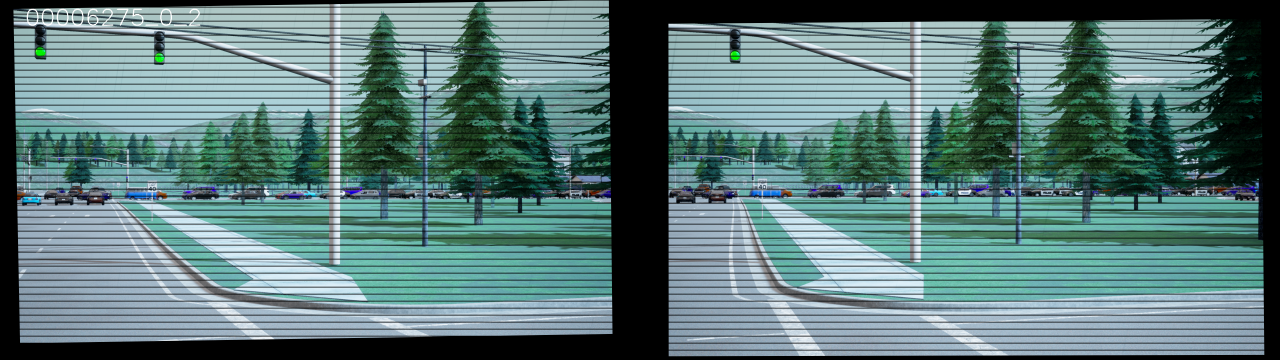
#> input picture assets/prediction.png, 2560 x 720 px (shown at 1/2 size)
$ python make_overlay_video.py --input_folder1 assets --input_folder2 assets --output_file out.avi
#> lines starting #> are read from the running program, lines starting #| are printed output that depends on the picture
import cv2
import os
import argparse
import numpy as np
from tqdm import tqdm

def overlay_images(input_folder1, input_folder2, output_file, fps=30, target_width=1024, target_height=512, overlay=False):
    # Get the list of PNG files in the first input folder
#> called with input_folder1 = 'assets', input_folder2 = 'assets', output_file = 'out.avi', fps = 30, target_width = 1024, target_height = 512, overlay = False
    image_files1 = [f for f in os.listdir(input_folder1) if f.endswith('.png')]

    # Sort the image files based on their names
    image_files1.sort()

    # Get the list of PNG files in the second input folder
    image_files2 = [f for f in os.listdir(input_folder2) if f.endswith('.png')]

    # Sort the image files based on their names
    image_files2.sort()

    # Ensure that both input folders have the same number of images
    if len(image_files1) != len(image_files2):
        raise ValueError("Input folders must have the same number of images.")

    # Read the dimensions of the first image to set video dimensions
    first_image = cv2.imread(os.path.join(input_folder1, image_files1[0]))
#> first_image is the input picture: shape (720, 2560, 3); mean B, G, R 121.4, 122.1, 91.9
    height, width, layers = first_image.shape
#> height = 720; width = 2560; layers = 3

    if overlay:
        # Resize dimensions
        resize_dimensions = (target_width, target_height)
    else:
        resize_dimensions = (target_width*2, target_height)

    # Define the codec and create a VideoWriter object
    fourcc = cv2.VideoWriter_fourcc(*'mp4v')
    video = cv2.VideoWriter(output_file, fourcc, fps, resize_dimensions)

    # Iterate through the sorted image files, overlay images, resize them, and add to the video
    for image_file1, image_file2 in tqdm(zip(sorted(image_files1), sorted(image_files2))):
        image_path1 = os.path.join(input_folder1, image_file1)
        image_path2 = os.path.join(input_folder2, image_file2)

        frame1 = cv2.imread(image_path1)
        frame2 = cv2.imread(image_path2)

        if overlay:
            # Overlay images with the same name
            overlay_frame = cv2.addWeighted(frame1, 0.5, frame2, 0.5, 0)
        else:
            overlay_frame = np.hstack([frame1, frame2])
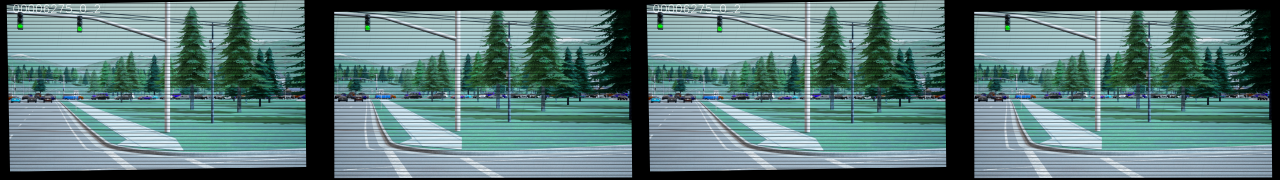
#> overlay_frame: shape (720, 5120, 3) (shown at 1/4 size); mean B, G, R 121.4, 122.1, 91.9


        # Resize the overlayed frame
        resized_frame = cv2.resize(overlay_frame, resize_dimensions)
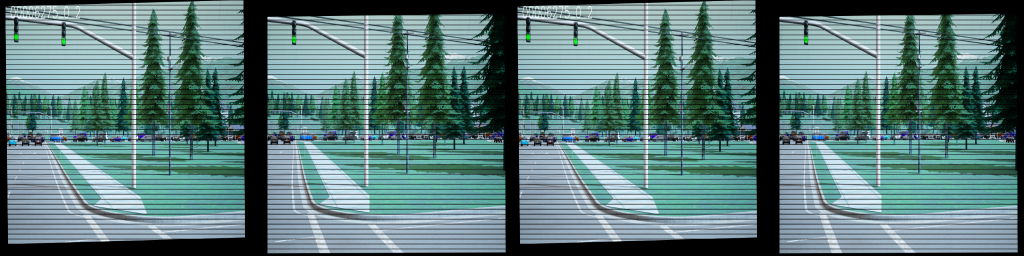
#> resized_frame: shape (512, 2048, 3) (shown at 1/2 size); mean B, G, R 121.4, 122, 91.9

        video.write(resized_frame)
#> pass 2 of the loop in overlay_images, `for image_file1, image_file2 in tqdm(zip(sorted(image_files1), sorted(..`:
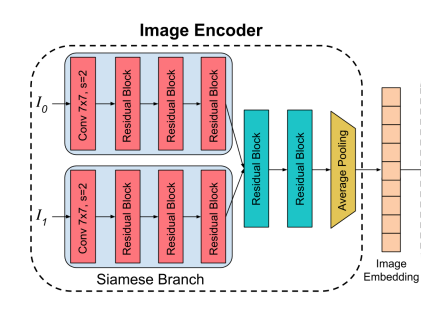
#> input picture assets/structure.png, 421 x 314 px
#> in overlay_images, frame1 is the input picture: shape (314, 421, 3); mean B, G, R 216, 215.9, 225.6
#> in overlay_images, `overlay_frame = np.hstack([frame1, frame2])`:
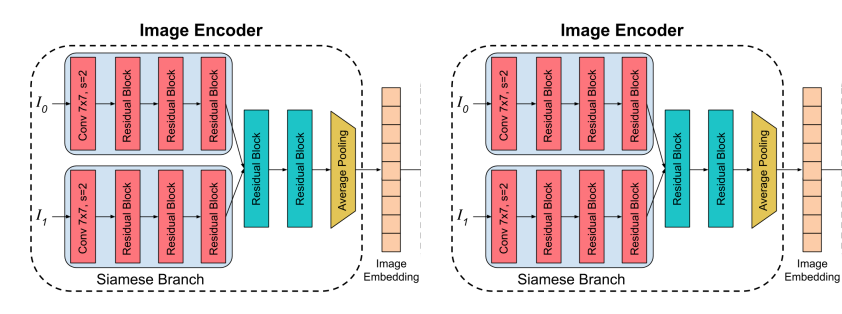
#> overlay_frame: shape (314, 842, 3); mean B, G, R 216, 215.9, 225.6
#> in overlay_images, `resized_frame = cv2.resize(overlay_frame, resize_dimensions)`:
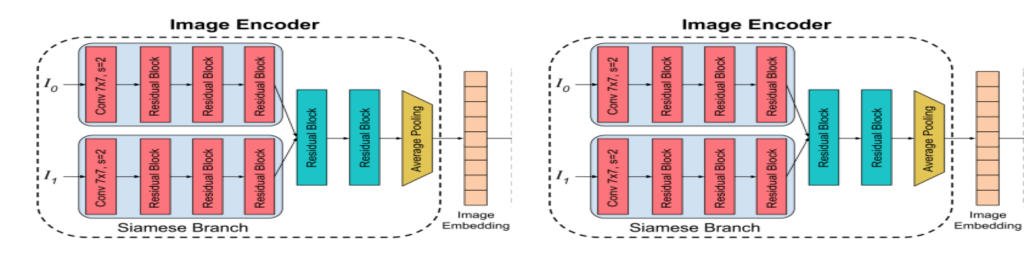
#> resized_frame: shape (512, 2048, 3) (shown at 1/2 size); mean B, G, R 216, 215.9, 225.6

    # Release the VideoWriter object
    video.release()

def main():
    parser = argparse.ArgumentParser(description='Overlay images from two folders and create a video.')
    parser.add_argument('--input_folder1', required=True, help='Path to the first input folder containing PNG images.')
    parser.add_argument('--input_folder2', required=True, help='Path to the second input folder containing PNG images.')
    parser.add_argument('--output_file', required=True, help='Path to the output video file.')
    parser.add_argument('--fps', type=int, default=30, help='Frames per second for the video.')
    parser.add_argument('--width', type=int, default=1024, help='Target width for resizing images.')
    parser.add_argument('--height', type=int, default=512, help='Target height for resizing images.')
    parser.add_argument('--overlay', type=bool, default=False, help='Flag for making overlays.')

    args = parser.parse_args()

    overlay_images(args.input_folder1, args.input_folder2, args.output_file, args.fps, args.width, args.height, args.overlay)

if __name__ == "__main__":
    main()
